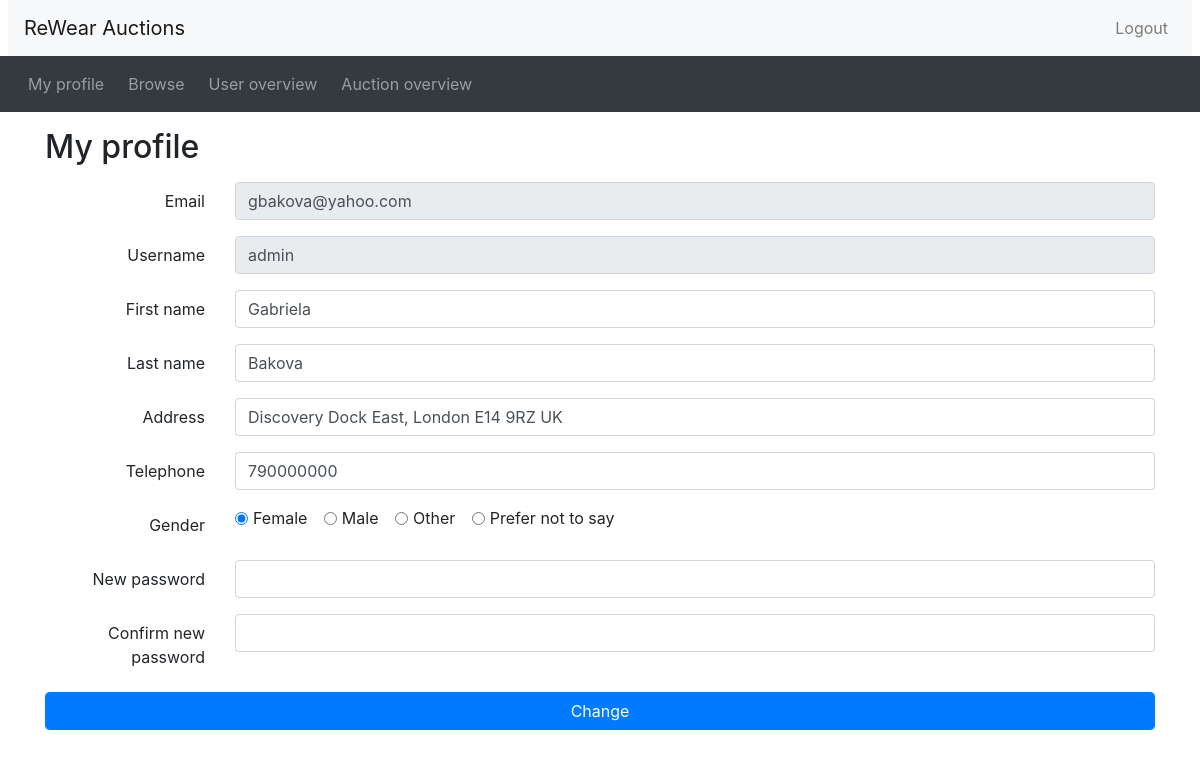
Page /user_profile.php (signed in) on the earlier database version.
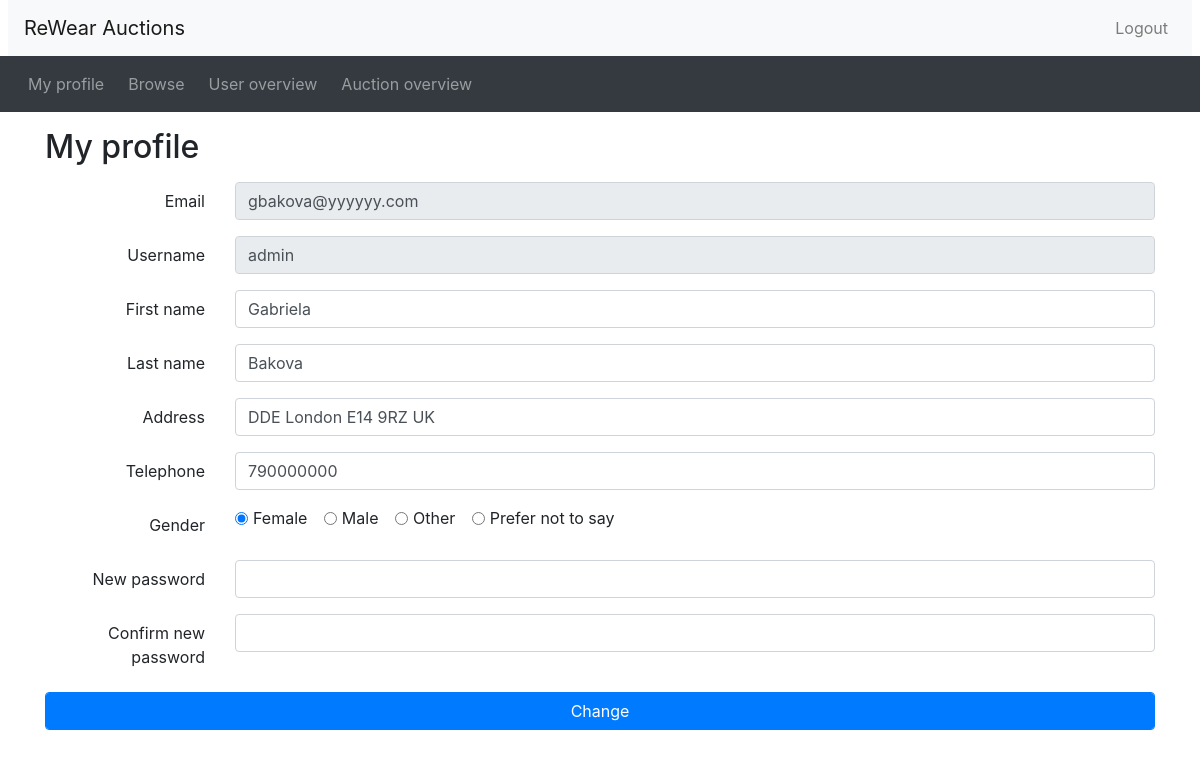
Same page on the later database version.
### tables this page shows
CREATE TABLE Users (
    userID INT(10) AUTO_INCREMENT, 
	userEmail VARCHAR(100) NOT NULL UNIQUE, 
	username VARCHAR(100) NOT NULL UNIQUE, 
	userPassword VARCHAR(42) NOT NULL, 
	userFirstName VARCHAR(100),
	userLastName VARCHAR(100), 
	userAddress VARCHAR(100), 
	userTel VARCHAR(100), 
	userGender VARCHAR(100) CHECK (userGender in ("Male", "Female", "Other", "Prefer not to say")),
    userIsActive VARCHAR(100) DEFAULT "Activated" CHECK (userIsActive in ("Activated", "Deactivated")),
	userAccountType VARCHAR(100) DEFAULT "Unspecified yet" CHECK (userAccountType in ("Buyer", "Seller", "Admin", "Unspecified yet")), 
	PRIMARY KEY(userID)
	);

### utilities.php (called while the page is built, shortened)
<?php
function user_profile(){
  $profile = $_SESSION['username'];
  $query_user_profile = "SELECT * from Users WHERE username = '$profile'";
  $result_user_profile = send_query($query_user_profile);
  $profile_row = mysqli_fetch_array($result_user_profile);
  return $profile_row;
}
?>

### database_connection.php (called while the page is built, shortened)
<?php
function connect()
{
    $configFile = 'Database_host.txt';
    $configData = file($configFile, FILE_IGNORE_NEW_LINES | FILE_SKIP_EMPTY_LINES);
    $dbConfig = [];
    foreach ($configData as $line) {
       list($key, $value) = explode('=', $line);
       $dbConfig[$key] = $value;
    }
    $connection = mysqli_connect($dbConfig['host'], $dbConfig['username'], $dbConfig['password'], $dbConfig['DB_name']);
    return $connection;
}
function send_query($query)
{
    $connection = connect();
    $result = mysqli_query($connection, $query);
    return $result;
}
?>

### user_profile.php (the view, shortened to what this page needs)
<?php include_once("header.php")?>
<?php include_once("database_connection.php")?>
<?php include_once("utilities.php")?>
<div class="container">
<h2 class="my-3">My profile</h2>
<?php
$profile_row = user_profile();
?>
<form method="POST" action="profile_update.php">
  <div class="form-group row">
    <label for="emailProfile" class="col-sm-2 col-form-label text-right">Email</label>
	<div class="col-sm-10">
      <input type="text" class="form-control" id="emailProfile" name ="emailProfile" value="<?= $profile_row['userEmail'] ?>" disabled>
	</div>
  </div>
  <div class="form-group row">
    <label for="usernameProfile" class="col-sm-2 col-form-label text-right">Username</label>
	<div class="col-sm-10">
      <input type="text" class="form-control" id="usernameProfile" name ="usernameProfile" value="<?= $profile_row['username'] ?>" disabled>
	</div>
  </div>
  <div class="form-group row">
    <label for="firstNameProfile" class="col-sm-2 col-form-label text-right">First name</label>
    <div class="col-sm-10">
      <input type="text" class="form-control" id="firstNameProfile" name="firstNameProfile" value="<?= $profile_row['userFirstName'] ?>">
    </div>
  </div>
  <div class="form-group row">
    <label for="lastNameProfile" class="col-sm-2 col-form-label text-right">Last name</label>
    <div class="col-sm-10">
      <input type="text" class="form-control" id="lastNameProfile" name="lastNameProfile" value="<?= $profile_row['userLastName'] ?>">
    </div>
  </div>
  <div class="form-group row">
    <label for="AddressProfile" class="col-sm-2 col-form-label text-right">Address</label>
    <div class="col-sm-10">
      <input type="text" class="form-control" id="AddressProfile" name= "AddressProfile" value="<?= $profile_row['userAddress'] ?>">
    </div>
  </div>
  <div class="form-group row">
    <label for="TelephoneProfile" class="col-sm-2 col-form-label text-right">Telephone</label>
    <div class="col-sm-10">
      <input type="text" class="form-control" id="TelephoneProfile" name = "TelephoneProfile" value="<?= $profile_row['userTel'] ?>">
    </div>
  </div>
  <div class="form-group row">
    <label for="GenderProfile" class="col-sm-2 col-form-label text-right">Gender</label>
	<div class="col-sm-10">
	  <div class="form-check form-check-inline">
        <input class="form-check-input" type="radio" name="GenderProfile" id="GenderFemale" value="Female" <?php if ($profile_row['userGender'] === 'Female') echo 'checked'; ?>>
        <label class="form-check-label" for="GenderFemale">Female</label>
      </div>
      <div class="form-check form-check-inline">
        <input class="form-check-input" type="radio" name="GenderProfile" id="GenderMale" value="Male" <?php if ($profile_row['userGender'] === 'Male') echo 'checked'; ?>>
        <label class="form-check-label" for="GenderMale">Male</label>
      </div>
      <div class="form-check form-check-inline">
        <input class="form-check-input" type="radio" name="GenderProfile" id="GenderOther" value="Other" <?php if ($profile_row['userGender'] === 'Other') echo 'checked'; ?>>
        <label class="form-check-label" for="GenderOther">Other</label>
      </div>
      <div class="form-check form-check-inline">
        <input class="form-check-input" type="radio" name="GenderProfile" id="GenderNotSay" value="Prefer not to say" <?php if ($profile_row['userGender'] === 'Prefer not to say') echo 'checked'; ?>>
        <label class="form-check-label" for="GenderNotSay">Prefer not to say</label>
      </div>
	</div>
  </div>
    <div class="form-group row">
    <label for="NewPassword" class="col-sm-2 col-form-label text-right">New password</label>
    <div class="col-sm-10">
      <input type="password" class="form-control" id="NewPassword" name= "NewPassword" value="">
    </div>
  </div>
  <div class="form-group row">
    <label for="ConfirmNewPassword" class="col-sm-2 col-form-label text-right">Confirm new password</label>
    <div class="col-sm-10">
      <input type="password" class="form-control" id="ConfirmNewPassword" name = "ConfirmNewPassword" value="">
    </div>
  </div>
    <button type="submit" name ="user_profile_change" class="btn btn-primary form-control">Change</button>
  </div>
<?php include_once("footer.php")?>

### header.php (shortened to what this page needs)
<!doctype html>
<html lang="en">
<head>
  <link rel="stylesheet" href="css/bootstrap.min.css">
  <link rel="stylesheet" href="https://cdnjs.cloudflare.com/ajax/libs/font-awesome/4.7.0/css/font-awesome.min.css">
  <link rel="stylesheet" href="css/custom.css">
</head>
<body>
<nav class="navbar navbar-expand-lg navbar-light bg-light mx-2">
  <a class="navbar-brand" href="browse.php">ReWear Auctions</a>
  <ul class="navbar-nav ml-auto">
    <li class="nav-item">
<?php
  if (isset($_SESSION['logged_in']) && $_SESSION['logged_in'] == true) {
    echo '<a class="nav-link" href="logout.php">Logout</a>';
  }
  else {
    echo '<a href="login.php" class="btn nav-link">Login</a>';
  }
?>
    </li>
  </ul>
</nav>
<nav class="navbar navbar-expand-lg navbar-dark bg-dark">
  <ul class="navbar-nav align-middle">
<?php
  if (isset($_SESSION['account_type']) && $_SESSION['account_type'] == 'Buyer') {
  echo('
  <li class="nav-item mx-1"><a class="nav-link" href="user_profile.php">My profile</a>
  </li>
  <li class="nav-item mx-1"><a class="nav-link" href="browse.php">Browse</a>
  </li>
  <li class="nav-item mx-1"><a class="nav-link" href="mybids.php">My bids</a>
    </li>
	<li class="nav-item mx-1"><a class="nav-link" href="recommendations.php">My recommendations</a>
    </li>
  <li class="nav-item mx-1"><a class="nav-link" href="my_wishlist.php">My wishlist</a>
    </li>');
  }
  else if (isset($_SESSION['account_type']) && $_SESSION['account_type'] == 'Admin') {
    echo('<li class="nav-item mx-1"><a class="nav-link" href="user_profile.php">My profile</a>
    </li>
    <li class="nav-item mx-1"><a class="nav-link" href="browse.php">Browse</a>
    </li>
    <li class="nav-item mx-1"><a class="nav-link" href="admin_user_overview.php">User overview</a>
    </li>
    <li class="nav-item mx-1"><a class="nav-link" href="admin_auction_overview.php">Auction overview</a>
    </li>
    ');
  }
  else {
    echo('
    <li class="nav-item mx-1"><a class="nav-link" href="browse.php">Browse</a>
    </li>');
  }
?>
  </ul>
</nav>

### footer.php (shortened to what this page needs)
</body>
</html>

Differences in the rows shown:
changed users "admin": emailProfile "gbakova@yahoo.com" → "gbakova@yyyyyy.com"; AddressProfile "Discovery Dock East, London E14 9RZ UK" → "DDE London E14 9RZ UK"
